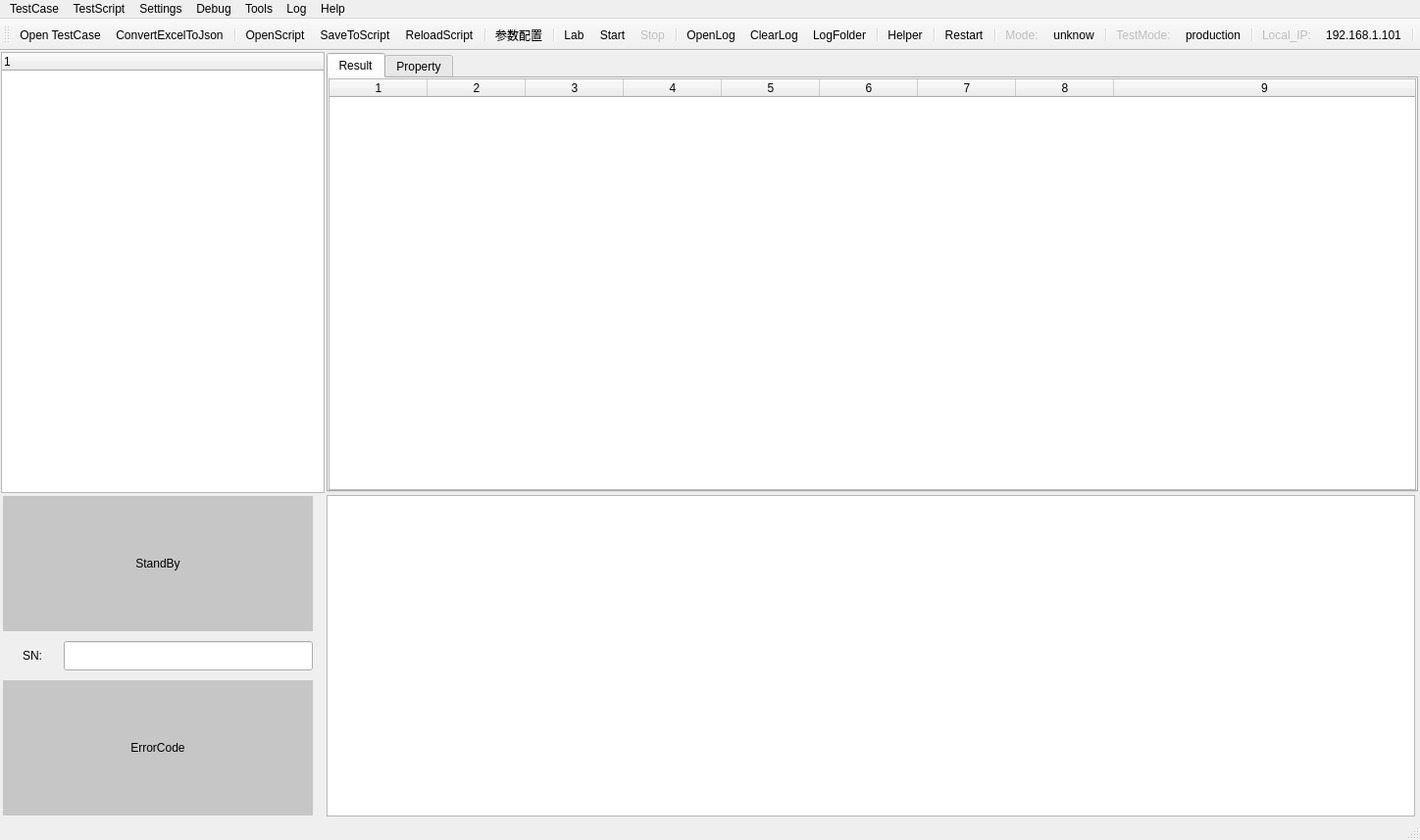
<?xml version="1.0" encoding="UTF-8"?>
<ui version="4.0">
 <class>MainWindow</class>
 <widget class="QMainWindow" name="MainWindow">
  <property name="geometry">
   <rect>
    <x>0</x>
    <y>0</y>
    <width>1448</width>
    <height>857</height>
   </rect>
  </property>
  <property name="sizePolicy">
   <sizepolicy hsizetype="Preferred" vsizetype="Fixed">
    <horstretch>0</horstretch>
    <verstretch>0</verstretch>
   </sizepolicy>
  </property>
  <property name="minimumSize">
   <size>
    <width>1448</width>
    <height>857</height>
   </size>
  </property>
  <property name="windowTitle">
   <string>AutoTestSystem</string>
  </property>
  <property name="windowIcon">
   <iconset>
    <normaloff>images/Letter-T-blue-icon.png</normaloff>images/Letter-T-blue-icon.png</iconset>
  </property>
  <property name="toolTip">
   <string/>
  </property>
  <widget class="QWidget" name="centralwidget">
   <layout class="QFormLayout" name="formLayout">
    <property name="fieldGrowthPolicy">
     <enum>QFormLayout::AllNonFixedFieldsGrow</enum>
    </property>
    <property name="horizontalSpacing">
     <number>1</number>
    </property>
    <property name="verticalSpacing">
     <number>1</number>
    </property>
    <property name="leftMargin">
     <number>1</number>
    </property>
    <property name="topMargin">
     <number>1</number>
    </property>
    <property name="rightMargin">
     <number>1</number>
    </property>
    <property name="bottomMargin">
     <number>1</number>
    </property>
    <item row="0" column="0">
     <widget class="QWidget" name="widget" native="true">
      <layout class="QHBoxLayout" name="horizontalLayout_2">
       <property name="spacing">
        <number>0</number>
       </property>
       <property name="sizeConstraint">
        <enum>QLayout::SetDefaultConstraint</enum>
       </property>
       <property name="leftMargin">
        <number>0</number>
       </property>
       <property name="topMargin">
        <number>0</number>
       </property>
       <property name="rightMargin">
        <number>0</number>
       </property>
       <property name="bottomMargin">
        <number>0</number>
       </property>
       <item>
        <widget class="QTreeWidget" name="treeWidget">
         <property name="minimumSize">
          <size>
           <width>330</width>
           <height>450</height>
          </size>
         </property>
         <property name="contextMenuPolicy">
          <enum>Qt::CustomContextMenu</enum>
         </property>
         <property name="editTriggers">
          <set>QAbstractItemView::NoEditTriggers</set>
         </property>
         <column>
          <property name="text">
           <string notr="true">1</string>
          </property>
         </column>
        </widget>
       </item>
      </layout>
     </widget>
    </item>
    <item row="0" column="1">
     <widget class="QWidget" name="widget_2" native="true">
      <layout class="QHBoxLayout" name="horizontalLayout_7">
       <property name="spacing">
        <number>1</number>
       </property>
       <property name="leftMargin">
        <number>1</number>
       </property>
       <property name="topMargin">
        <number>1</number>
       </property>
       <property name="rightMargin">
        <number>1</number>
       </property>
       <property name="bottomMargin">
        <number>1</number>
       </property>
       <item>
        <widget class="QTabWidget" name="tabWidget">
         <property name="currentIndex">
          <number>0</number>
         </property>
         <widget class="QWidget" name="result">
          <attribute name="title">
           <string>Result</string>
          </attribute>
          <layout class="QHBoxLayout" name="horizontalLayout_5" stretch="0">
           <property name="leftMargin">
            <number>0</number>
           </property>
           <property name="topMargin">
            <number>0</number>
           </property>
           <property name="rightMargin">
            <number>0</number>
           </property>
           <property name="bottomMargin">
            <number>0</number>
           </property>
           <item>
            <widget class="QTableWidget" name="tableWidget">
             <property name="selectionBehavior">
              <enum>QAbstractItemView::SelectRows</enum>
             </property>
             <property name="rowCount">
              <number>0</number>
             </property>
             <property name="columnCount">
              <number>9</number>
             </property>
             <attribute name="horizontalHeaderCascadingSectionResizes">
              <bool>true</bool>
             </attribute>
             <attribute name="horizontalHeaderMinimumSectionSize">
              <number>5</number>
             </attribute>
             <attribute name="horizontalHeaderStretchLastSection">
              <bool>true</bool>
             </attribute>
             <attribute name="verticalHeaderVisible">
              <bool>false</bool>
             </attribute>
             <column/>
             <column/>
             <column/>
             <column/>
             <column/>
             <column/>
             <column/>
             <column/>
             <column/>
            </widget>
           </item>
          </layout>
         </widget>
         <widget class="QWidget" name="stepInfo">
          <attribute name="title">
           <string>Property</string>
          </attribute>
          <layout class="QHBoxLayout" name="horizontalLayout_6">
           <property name="leftMargin">
            <number>0</number>
           </property>
           <property name="topMargin">
            <number>0</number>
           </property>
           <property name="rightMargin">
            <number>0</number>
           </property>
           <property name="bottomMargin">
            <number>0</number>
           </property>
           <item>
            <widget class="QTableWidget" name="tableWidget_2">
             <property name="enabled">
              <bool>true</bool>
             </property>
             <property name="sortingEnabled">
              <bool>true</bool>
             </property>
             <property name="columnCount">
              <number>2</number>
             </property>
             <attribute name="horizontalHeaderCascadingSectionResizes">
              <bool>true</bool>
             </attribute>
             <column/>
             <column/>
            </widget>
           </item>
          </layout>
         </widget>
        </widget>
       </item>
      </layout>
     </widget>
    </item>
    <item row="1" column="0">
     <widget class="QWidget" name="widget_3" native="true">
      <layout class="QVBoxLayout" name="verticalLayout" stretch="40,20,40">
       <property name="spacing">
        <number>10</number>
       </property>
       <property name="leftMargin">
        <number>2</number>
       </property>
       <property name="topMargin">
        <number>2</number>
       </property>
       <property name="rightMargin">
        <number>2</number>
       </property>
       <property name="bottomMargin">
        <number>2</number>
       </property>
       <item>
        <widget class="QLabel" name="lb_status">
         <property name="styleSheet">
          <string notr="true">background-color: rgb(198, 198, 198);
font: 36pt &quot;宋体&quot;;</string>
         </property>
         <property name="text">
          <string>StandBy</string>
         </property>
         <property name="alignment">
          <set>Qt::AlignCenter</set>
         </property>
        </widget>
       </item>
       <item>
        <layout class="QHBoxLayout" name="horizontalLayout">
         <property name="spacing">
          <number>22</number>
         </property>
         <property name="leftMargin">
          <number>20</number>
         </property>
         <item>
          <widget class="QLabel" name="label">
           <property name="styleSheet">
            <string notr="true">font: 75 12pt &quot;Agency FB&quot;;
font: 75 12pt &quot;Arial&quot;;
</string>
           </property>
           <property name="text">
            <string>SN:</string>
           </property>
           <property name="textFormat">
            <enum>Qt::RichText</enum>
           </property>
          </widget>
         </item>
         <item>
          <widget class="QLineEdit" name="lineEdit">
           <property name="sizePolicy">
            <sizepolicy hsizetype="Maximum" vsizetype="Fixed">
             <horstretch>50</horstretch>
             <verstretch>0</verstretch>
            </sizepolicy>
           </property>
           <property name="minimumSize">
            <size>
             <width>254</width>
             <height>30</height>
            </size>
           </property>
          </widget>
         </item>
        </layout>
       </item>
       <item>
        <widget class="QLabel" name="lb_errorCode">
         <property name="styleSheet">
          <string notr="true">background-color: rgb(198, 198, 198);
font: 20pt &quot;宋体&quot;;</string>
         </property>
         <property name="text">
          <string>ErrorCode</string>
         </property>
         <property name="alignment">
          <set>Qt::AlignCenter</set>
         </property>
        </widget>
       </item>
      </layout>
     </widget>
    </item>
    <item row="1" column="1">
     <widget class="QWidget" name="widget_4" native="true">
      <layout class="QHBoxLayout" name="horizontalLayout_3">
       <property name="leftMargin">
        <number>1</number>
       </property>
       <property name="topMargin">
        <number>1</number>
       </property>
       <property name="rightMargin">
        <number>4</number>
       </property>
       <property name="bottomMargin">
        <number>1</number>
       </property>
       <item>
        <widget class="QTextEdit" name="textEdit">
         <property name="styleSheet">
          <string notr="true">font: 9pt &quot;宋体&quot;;</string>
         </property>
         <property name="readOnly">
          <bool>true</bool>
         </property>
         <property name="placeholderText">
          <string/>
         </property>
        </widget>
       </item>
      </layout>
     </widget>
    </item>
   </layout>
  </widget>
  <widget class="QMenuBar" name="menubar">
   <property name="geometry">
    <rect>
     <x>0</x>
     <y>0</y>
     <width>1448</width>
     <height>26</height>
    </rect>
   </property>
   <widget class="QMenu" name="testcase">
    <property name="title">
     <string>TestScript</string>
    </property>
    <addaction name="actionOpenScript"/>
    <addaction name="actionSaveToScript"/>
    <addaction name="actionReloadScript"/>
   </widget>
   <widget class="QMenu" name="settings">
    <property name="title">
     <string>Settings</string>
    </property>
    <addaction name="actionConfig"/>
   </widget>
   <widget class="QMenu" name="help">
    <property name="title">
     <string>Help</string>
    </property>
    <addaction name="actionHelper"/>
    <addaction name="actionReport_bug"/>
    <addaction name="actionFeedback"/>
    <addaction name="actionAbout"/>
   </widget>
   <widget class="QMenu" name="tools">
    <property name="title">
     <string>Tools</string>
    </property>
   </widget>
   <widget class="QMenu" name="debug">
    <property name="title">
     <string>Debug</string>
    </property>
    <addaction name="separator"/>
    <addaction name="actionEnable_lab"/>
    <addaction name="actionDisable_factory"/>
   </widget>
   <widget class="QMenu" name="menuLog">
    <property name="title">
     <string>Log</string>
    </property>
    <addaction name="actionSaveLog"/>
    <addaction name="actionOpenLog"/>
    <addaction name="actionClearLog"/>
    <addaction name="separator"/>
    <addaction name="actionException"/>
    <addaction name="actionLogFolder"/>
    <addaction name="actionCSVLog"/>
   </widget>
   <widget class="QMenu" name="menuTestCase">
    <property name="title">
     <string>TestCase</string>
    </property>
    <addaction name="actionOpen_TestCase"/>
    <addaction name="actionConvertExcelToJson"/>
   </widget>
   <addaction name="menuTestCase"/>
   <addaction name="testcase"/>
   <addaction name="settings"/>
   <addaction name="debug"/>
   <addaction name="tools"/>
   <addaction name="menuLog"/>
   <addaction name="help"/>
  </widget>
  <widget class="QStatusBar" name="statusbar">
   <property name="layoutDirection">
    <enum>Qt::LeftToRight</enum>
   </property>
   <property name="sizeGripEnabled">
    <bool>true</bool>
   </property>
  </widget>
  <widget class="QToolBar" name="toolBar">
   <property name="enabled">
    <bool>true</bool>
   </property>
   <property name="windowTitle">
    <string>toolBar</string>
   </property>
   <attribute name="toolBarArea">
    <enum>TopToolBarArea</enum>
   </attribute>
   <attribute name="toolBarBreak">
    <bool>false</bool>
   </attribute>
   <addaction name="actionOpen_TestCase"/>
   <addaction name="actionConvertExcelToJson"/>
   <addaction name="separator"/>
   <addaction name="actionOpenScript"/>
   <addaction name="actionSaveToScript"/>
   <addaction name="actionReloadScript"/>
   <addaction name="separator"/>
   <addaction name="actionConfig"/>
   <addaction name="separator"/>
   <addaction name="actionPrivileges"/>
   <addaction name="actionStart"/>
   <addaction name="actionStop"/>
   <addaction name="separator"/>
   <addaction name="actionOpenLog"/>
   <addaction name="actionClearLog"/>
   <addaction name="actionLogFolder"/>
   <addaction name="separator"/>
   <addaction name="actionHelper"/>
   <addaction name="separator"/>
   <addaction name="actionRestart"/>
   <addaction name="separator"/>
   <addaction name="actionMode"/>
   <addaction name="actionunknow"/>
   <addaction name="separator"/>
   <addaction name="actionTestMode"/>
   <addaction name="actionproduction"/>
   <addaction name="separator"/>
   <addaction name="actionLocal_IP"/>
   <addaction name="action192_168_1_101"/>
   <addaction name="separator"/>
  </widget>
  <action name="actionOpenScript">
   <property name="icon">
    <iconset resource="images.qrc">
     <normaloff>:/images/Open-file-icon.png</normaloff>:/images/Open-file-icon.png</iconset>
   </property>
   <property name="text">
    <string>OpenScript</string>
   </property>
   <property name="toolTip">
    <string>OpenScript</string>
   </property>
  </action>
  <action name="actionConfig">
   <property name="icon">
    <iconset resource="images.qrc">
     <normaloff>:/images/Settings-icon.png</normaloff>:/images/Settings-icon.png</iconset>
   </property>
   <property name="text">
    <string>参数配置</string>
   </property>
  </action>
  <action name="actionReloadScript">
   <property name="icon">
    <iconset resource="images.qrc">
     <normaloff>:/images/reload.png</normaloff>:/images/reload.png</iconset>
   </property>
   <property name="text">
    <string>ReloadScript</string>
   </property>
   <property name="toolTip">
    <string>ReloadScript</string>
   </property>
  </action>
  <action name="actionSaveToScript">
   <property name="icon">
    <iconset resource="images.qrc">
     <normaloff>:/images/Other-Save-Metro-icon.png</normaloff>:/images/Other-Save-Metro-icon.png</iconset>
   </property>
   <property name="text">
    <string>SaveToScript</string>
   </property>
   <property name="toolTip">
    <string>SaveToScript</string>
   </property>
  </action>
  <action name="actionStart">
   <property name="icon">
    <iconset resource="images.qrc">
     <normaloff>:/images/Start-icon.png</normaloff>:/images/Start-icon.png</iconset>
   </property>
   <property name="text">
    <string>Start</string>
   </property>
  </action>
  <action name="actionStop">
   <property name="enabled">
    <bool>false</bool>
   </property>
   <property name="icon">
    <iconset resource="images.qrc">
     <normaloff>:/images/Stop-red-icon.png</normaloff>:/images/Stop-red-icon.png</iconset>
   </property>
   <property name="text">
    <string>Stop</string>
   </property>
  </action>
  <action name="actionSaveLog">
   <property name="icon">
    <iconset resource="images.qrc">
     <normaloff>:/images/save.png</normaloff>:/images/save.png</iconset>
   </property>
   <property name="text">
    <string>SaveLog</string>
   </property>
  </action>
  <action name="actionOpenLog">
   <property name="icon">
    <iconset resource="images.qrc">
     <normaloff>:/images/File-Open-icon.png</normaloff>:/images/File-Open-icon.png</iconset>
   </property>
   <property name="text">
    <string>OpenLog</string>
   </property>
  </action>
  <action name="actionException">
   <property name="icon">
    <iconset resource="images.qrc">
     <normaloff>:/images/log-icon.png</normaloff>:/images/log-icon.png</iconset>
   </property>
   <property name="text">
    <string>ExceptionLog</string>
   </property>
  </action>
  <action name="actionLogFolder">
   <property name="icon">
    <iconset resource="images.qrc">
     <normaloff>:/images/folder.png</normaloff>:/images/folder.png</iconset>
   </property>
   <property name="text">
    <string>LogFolder</string>
   </property>
  </action>
  <action name="actionCSVLog">
   <property name="icon">
    <iconset resource="images.qrc">
     <normaloff>:/images/csv-file.png</normaloff>:/images/csv-file.png</iconset>
   </property>
   <property name="text">
    <string>CSVLog</string>
   </property>
  </action>
  <action name="actionResultLog">
   <property name="text">
    <string>ResultLog</string>
   </property>
  </action>
  <action name="actionPrivileges">
   <property name="icon">
    <iconset resource="images.qrc">
     <normaloff>:/images/lab-icon.png</normaloff>:/images/lab-icon.png</iconset>
   </property>
   <property name="text">
    <string>Lab</string>
   </property>
   <property name="toolTip">
    <string>Lab pattern</string>
   </property>
  </action>
  <action name="actionHelper">
   <property name="icon">
    <iconset resource="images.qrc">
     <normaloff>:/images/Folders-OS-Help-Metro-icon.png</normaloff>:/images/Folders-OS-Help-Metro-icon.png</iconset>
   </property>
   <property name="text">
    <string>Helper</string>
   </property>
  </action>
  <action name="actionCheckAll">
   <property name="icon">
    <iconset resource="images.qrc">
     <normaloff>:/images/check-all.png</normaloff>:/images/check-all.png</iconset>
   </property>
   <property name="text">
    <string>CheckAll</string>
   </property>
  </action>
  <action name="actionUncheckAll">
   <property name="icon">
    <iconset resource="images.qrc">
     <normaloff>:/images/uncheck-all.png</normaloff>:/images/uncheck-all.png</iconset>
   </property>
   <property name="text">
    <string>UncheckAll</string>
   </property>
  </action>
  <action name="actionStepping">
   <property name="icon">
    <iconset resource="images.qrc">
     <normaloff>:/images/repeat.png</normaloff>:/images/repeat.png</iconset>
   </property>
   <property name="text">
    <string>Stepping</string>
   </property>
  </action>
  <action name="actionLooping">
   <property name="icon">
    <iconset resource="images.qrc">
     <normaloff>:/images/loop.png</normaloff>:/images/loop.png</iconset>
   </property>
   <property name="text">
    <string>Looping</string>
   </property>
  </action>
  <action name="actionEditStep">
   <property name="icon">
    <iconset resource="images.qrc">
     <normaloff>:/images/edit.png</normaloff>:/images/edit.png</iconset>
   </property>
   <property name="text">
    <string>EditStep</string>
   </property>
  </action>
  <action name="actionClearLog">
   <property name="icon">
    <iconset resource="images.qrc">
     <normaloff>:/images/clear-log.png</normaloff>:/images/clear-log.png</iconset>
   </property>
   <property name="text">
    <string>ClearLog</string>
   </property>
  </action>
  <action name="actionOpen_TestCase">
   <property name="icon">
    <iconset resource="images.qrc">
     <normaloff>:/images/microsoft-excel.png</normaloff>:/images/microsoft-excel.png</iconset>
   </property>
   <property name="text">
    <string>Open TestCase</string>
   </property>
  </action>
  <action name="actionConvertExcelToJson">
   <property name="enabled">
    <bool>true</bool>
   </property>
   <property name="icon">
    <iconset resource="images.qrc">
     <normaloff>:/images/blue-document-convert-icon.png</normaloff>:/images/blue-document-convert-icon.png</iconset>
   </property>
   <property name="text">
    <string>ConvertExcelToJson</string>
   </property>
  </action>
  <action name="actionReport_bug">
   <property name="text">
    <string>Report bug</string>
   </property>
  </action>
  <action name="actionFeedback">
   <property name="text">
    <string>Feedback</string>
   </property>
  </action>
  <action name="actionPause">
   <property name="icon">
    <iconset resource="images.qrc">
     <normaloff>:/images/Pause-icon.png</normaloff>:/images/Pause-icon.png</iconset>
   </property>
   <property name="text">
    <string>Pause</string>
   </property>
  </action>
  <action name="actionunknow">
   <property name="text">
    <string>unknow</string>
   </property>
  </action>
  <action name="actionMode">
   <property name="enabled">
    <bool>false</bool>
   </property>
   <property name="text">
    <string>Mode:</string>
   </property>
  </action>
  <action name="actionTestMode">
   <property name="enabled">
    <bool>false</bool>
   </property>
   <property name="text">
    <string>TestMode:</string>
   </property>
  </action>
  <action name="actionproduction">
   <property name="text">
    <string>production</string>
   </property>
  </action>
  <action name="actionLocal_IP">
   <property name="checkable">
    <bool>false</bool>
   </property>
   <property name="enabled">
    <bool>false</bool>
   </property>
   <property name="text">
    <string>Local_IP:</string>
   </property>
  </action>
  <action name="action192_168_1_101">
   <property name="text">
    <string>192.168.1.101</string>
   </property>
  </action>
  <action name="actionRestart">
   <property name="icon">
    <iconset resource="images.qrc">
     <normaloff>:/images/restart.png</normaloff>:/images/restart.png</iconset>
   </property>
   <property name="text">
    <string>Restart</string>
   </property>
   <property name="toolTip">
    <string>Restart</string>
   </property>
  </action>
  <action name="actionExpandAll">
   <property name="text">
    <string>ExpandAll</string>
   </property>
   <property name="toolTip">
    <string>ExpandAll</string>
   </property>
  </action>
  <action name="actionCollapseAll">
   <property name="text">
    <string>CollapseAll</string>
   </property>
   <property name="toolTip">
    <string>CollapseAll</string>
   </property>
  </action>
  <action name="actionEnable_lab">
   <property name="icon">
    <iconset resource="images.qrc">
     <normaloff>:/images/lab-icon.png</normaloff>:/images/lab-icon.png</iconset>
   </property>
   <property name="text">
    <string>Enable(lab)</string>
   </property>
  </action>
  <action name="actionDisable_factory">
   <property name="icon">
    <iconset resource="images.qrc">
     <normaloff>:/images/factory.png</normaloff>:/images/factory.png</iconset>
   </property>
   <property name="text">
    <string>Disable(factory)</string>
   </property>
  </action>
  <action name="actionAbout">
   <property name="text">
    <string>About</string>
   </property>
  </action>
 </widget>
 <resources>
  <include location="images.qrc"/>
 </resources>
 <connections/>
</ui>
